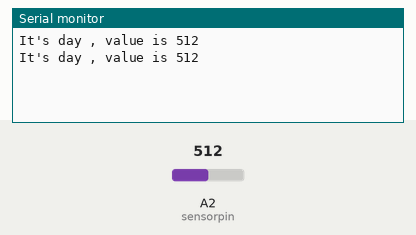
This sketch was run on a simulated Arduino Uno, built with avr-gcc and run on an emulated ATmega328P. Parts: the last lines printed to the serial monitor. The inputs (shaded band) are chosen by the test bench; at power-on: A2 (sensorpin) = 512.

Above: at 1.8 s.
1.9 s: A2 (sensorpin) set to 408
At 2.8 s:
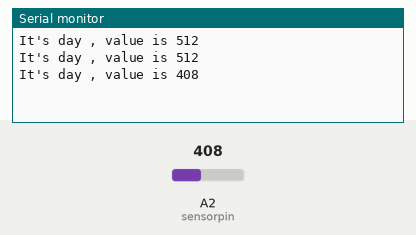
3.4 s: A2 (sensorpin) set to 388
At 4.6 s:
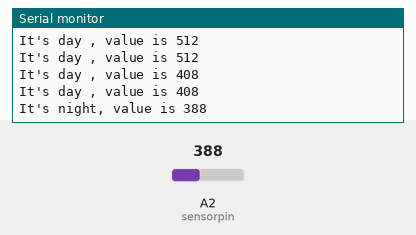

The sketch:

ldr.ino
```cpp
#define sensorpin 2
int sensorvalue = 0;
void setup() {
  // put your setup code here, to run once:
  Serial.begin(9600);

}

void loop() {
  // put your main code here, to run repeatedly:
sensorvalue = analogRead(sensorpin);

if (sensorvalue <= 400){
Serial.print("It's night, value is ");
Serial.println(sensorvalue);
}
else if (sensorvalue > 400){
Serial.print("It's day , value is ");
Serial.println(sensorvalue);
}
delay(1000);
}
```

Measured:
- the behaviour switches between 401 and 400 on A2 (sensorpin) (found by bisection; images 1 and 2)
- after the input at 1.9 s, the serial monitor: prints a new line after 0.10 s (image 1)
- after the input at 3.4 s, the serial monitor: prints a new line after 0.60 s (image 2)
